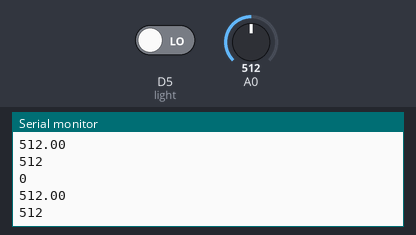
Bench run of a sketch on a simulated ESP8266 (NodeMCU). Shown: the last lines printed to the serial monitor. The test bench sets the inputs (shaded band); at power-on: A0 = 512, D5 (light) LOW. WiFi joins after 1.5 s; servers stay silent unless stated.

Above: at 2.7 s.
2.8 s: A0 set to 716
At 3.58 s:
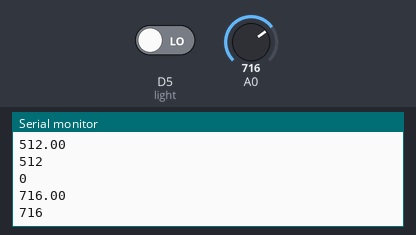
4.3 s: D5 (light) driven HIGH
5.8 s: A0 set to 900
At 5.84 s:
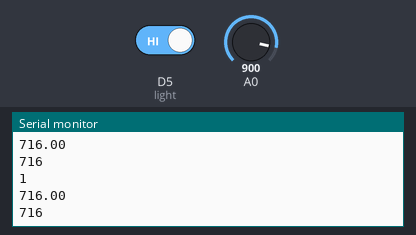
Timing chart, 0 to 8.8 s (numbered marks = the images above; inputs shaded):
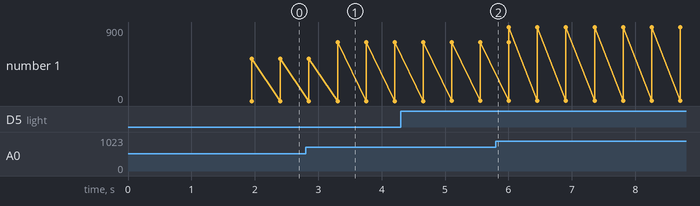

Measured:
- after the input at 2.8 s, the serial monitor: prints a new line after 0.50 s (image 1)
- plotted number 1: 512 → 716 after the input at 2.8 s, 716 → 900 after the input at 5.8 s

The sketch:

nodemcu.ino
```cpp
#include <ESP8266WiFi.h>
#include <FirebaseArduino.h>
#define FIREBASE_HOST "indsafe-377e6-default-rtdb.firebaseio.com"
#define FIREBASE_AUTH "W9lg4smBsD1hsxU3N4INYxlmvt2sqPX50X9Q6phS"
#define WIFI_SSID "Redmi"
#define WIFI_PASSWORD "ashu9819"

int fd=0;
float td=0.0;
int gd = 0;
void setup() {
  Serial.begin(9600);
  pinMode(D5,INPUT);//light
  pinMode(D6,INPUT);//temp
  pinMode(D7,INPUT);//gas

  WiFi.begin(WIFI_SSID, WIFI_PASSWORD);
  Serial.print("connecting");
  while (WiFi.status() != WL_CONNECTED) {
    Serial.print(".");
    delay(500);
  }
  Serial.println();
  Serial.print("connected: ");
  Serial.println(WiFi.localIP());
  Firebase.begin(FIREBASE_HOST, FIREBASE_AUTH);
  Serial.print("connected firebase");
}

void loop() {
  fd = digitalRead(D5);
  Firebase.setInt("Light_value",fd);

  td = analogRead(D6);
  Firebase.setFloat("Temp_value",td);

  gd = analogRead(D7);
  Firebase.setFloat("Gas_value",gd);

  Serial.println(fd);
  Serial.println(td);
  Serial.println(gd);
}
```
